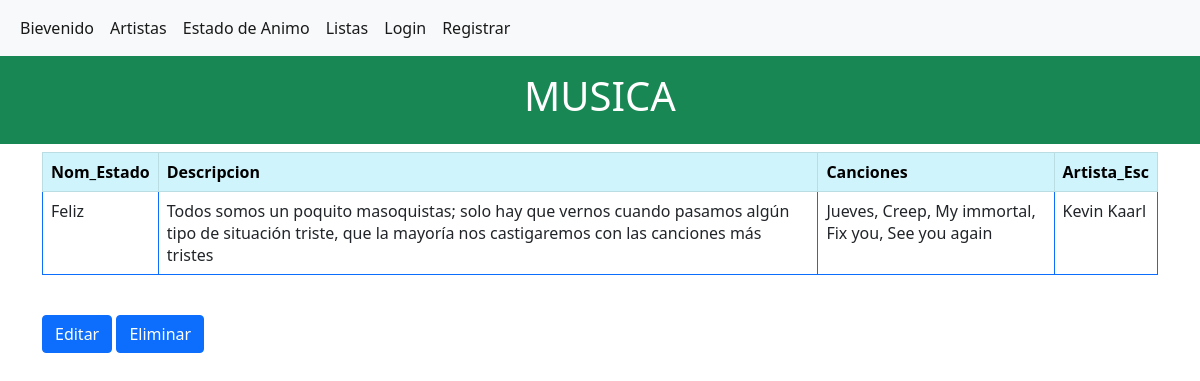
/musica/estado_animo/1, run on the app's committed database.
### musica/models.py (models this page shows, shortened)
class EstadoAnimo(models.Model):
    Nom_Estado = models.CharField(max_length=10)
    Descripcion = models.TextField(max_length=1000)
    Canciones = models.CharField(max_length=2000)
    Artista_Esc = models.CharField(max_length=30)

### musica/views.py (the view)
# urls.py: path('estado_animo/<int:pk>', estadoAnimPageDetail.as_view(),
class estadoAnimPageDetail(DetailView):
    template_name = 'estado_animo_detalle.html'
    model = EstadoAnimo
    context_object_name = 'Todo_EstadoAnim'

### musica/templates/estado_animo_detalle.html
{% extends 'base.html' %}{% block content %}
<div class="p-3 mb-2 bg-success text-white">
    <h1><center> MUSICA </center></h1>
</div>
<div class="container">
    <table class= "table table-bordered border-primary">
        <tr class= "table-info">
            <th> Nom_Estado </th>
            <th> Descripcion </th>
            <th> Canciones </th>
            <th> Artista_Esc </th>
        </tr>
        <tr>
            <td> {{Todo_EstadoAnim.Nom_Estado}}</td>
            <td> {{Todo_EstadoAnim.Descripcion}} </td>
            <td> {{Todo_EstadoAnim.Canciones}}</td>
            <td> {{Todo_EstadoAnim.Artista_Esc}}</td>
        </tr>
    </table>
    <br>
    <div>
        <a class="btn btn-primary btn-xs" href="{% url 'estado_animo_editar' Todo_EstadoAnim.pk %}"> Editar </a>
        <a class="btn btn-primary btn-xs" href="{% url 'estado_animo_eliminar' Todo_EstadoAnim.pk %}"> Eliminar </a>
    </div>
</div>
{% endblock content %}

### data on the page
EstadoAnimo: Nom_Estado "Feliz", Descripcion "Todos somos un poquito masoquistas; solo hay que vernos cuando pasamos algún tipo de situación triste, que la mayoría nos castigaremos con las canciones más tristes", Canciones "Jueves, Creep, My immortal, Fix you, See you again", Artista_Esc "Kevin Kaarl"
